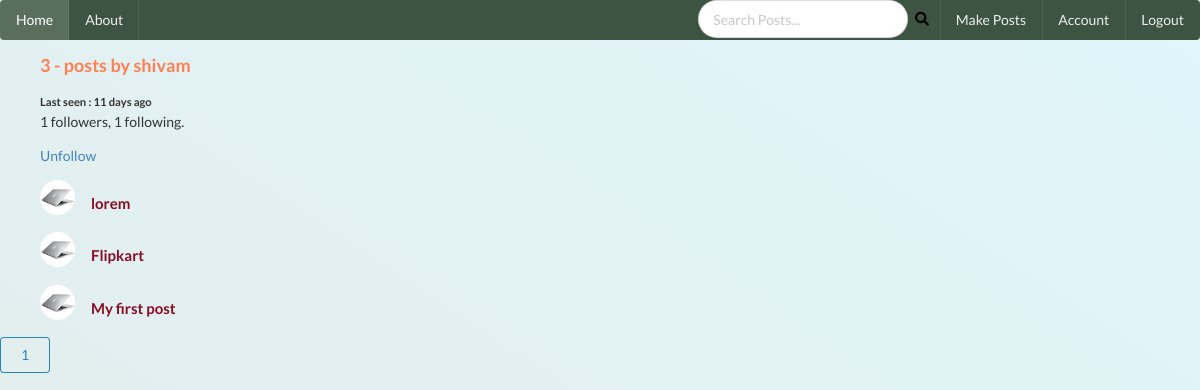
Page /user/shivam (signed in) on the earlier database version.
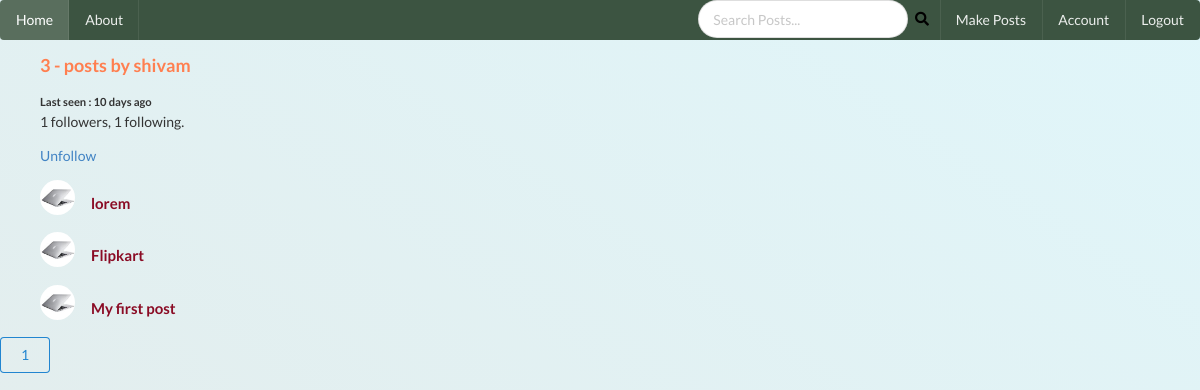
Same page on the later database version.
### social_media/models.py (models this page shows, shortened)
class User(db.Model, UserMixin):
    id = db.Column(db.Integer, primary_key = True)
    username = db.Column(db.String(20), nullable = False, unique = True)
    email = db.Column(db.String(50), nullable = False, unique = True)
    image_file =db.Column(db.String(20), nullable = False, default = 'default.jpg')
    password = db.Column(db.String(60), nullable = False)
    posts = db.relationship("Post", backref ='author', lazy = True,cascade="all,delete")
    last_seen = db.Column(db.DateTime, default = datetime.utcnow)
    followed = db.relationship(
        'User', secondary = followers,
        primaryjoin = (followers.c.follower_id == id),
        secondaryjoin = (followers.c.followed_id == id),
        backref = db.backref('followers', lazy ='dynamic'), lazy = 'dynamic')
    def is_following(self, user):
        return self.followed.filter(followers.c.followed_id == user.id). count()>0

class Post(db.Model):
    __searchable__=['content']
    id = db.Column(db.Integer, primary_key = True)
    title = db.Column(db.String(100),nullable=False)
    date_posted = db.Column(db.DateTime, nullable=False, default = datetime.utcnow)
    content = db.Column(db.Text, nullable = False)
    user_id = db.Column(db.Integer, db.ForeignKey('user.id'), nullable=False)
    comments = db.relationship('Comment', backref = 'article', lazy = True, cascade="all,delete")

### social_media/users/routes.py (the view)
@users.route('/user/<string:username>')
@login_required
def user_posts_info(username):
    page = request.args.get('page', 1, type= int)
    user = User.query.filter_by(username= username).first()
    if user is None:
        return render_template('errors/403.html'), 403
    posts = Post.query.filter_by(author = user).order_by(Post.date_posted.desc()).paginate(page = page, per_page=8)
    return render_template('user.html',posts = posts, user = user)

### social_media/models.py (called while the page is built)
@login_manager.user_loader
def load_user(user_id):
    return User.query.get(int(user_id))

### social_media/templates/user.html (shortened to what this page needs)
{% extends 'base.html' %}
{% block content %}
<ul>
<h3 style="color: coral;">{{ posts.total }} - posts by  {{ user.username }}</h3>
{% if current_user.username == user.username %}
<small><b>Last seen : active now</b></small>
{% else %}
<small><b>Last seen : {{ moment(user.last_seen).fromNow() }}</b></small>
{% endif %}
<p>{{ user.followers.count() }} followers, {{ user.followed.count() }} following.</p>
  {% if user == current_user %}
  <p><a href="{{ url_for('users.account') }}">Edit your profile</a></p>
  {% elif not current_user.is_following(user) %}
  <p>
  <a href="{{ url_for('users.follow', username = user.username) }}">Follow</a>
  </p>
 {% else %}
 <p>
  <a href="{{ url_for('users.unfollow', username = user.username) }}">Unfollow</a>
  </p>
   {% endif %}
</ul>
    {% for post in posts.items %}
    <ul style="border: 2px rgb(255, 255, 255);">
    <div class="ui feed">
    <div class="event">
        <div class="label">
          <img class="ui small circular image" src="{{ url_for('static', filename = 'profile/' + post.author.image_file) }}">
        </div>
        <div class="content">
          <div class="extra text">
            <h4><a  href="{{ url_for('posts.post', post_id = post.id) }}" style="color: rgb(138, 11, 36);">{{ post.title }}</a></h4>
      </ul>
    {% endfor %}
{% for page_num in posts.iter_pages(left_edge =1, right_edge=1, left_current =1,right_current =2) %}
{% if page_num %}
{% if posts.page == page_num %}
<a href="{{ url_for('users.user_posts_info', username = user.username, page = page_num) }}"><button class="ui blue basic button">
  {{ page_num }}
</button>
</a>
{% else %}
<a href="{{ url_for('users.user_posts_info', username = user.username, page = page_num) }}"><button class="ui green basic button">
  {{ page_num }}
</button>
</a>
{% endif %}
{% else %}
    ...
{% endif %}
{% endfor %}
{% endblock %}

### social_media/templates/base.html (shortened to what this page needs)
<!DOCTYPE html>
<html>
<head>
    <link rel="stylesheet" href="https://cdnjs.cloudflare.com/ajax/libs/semantic-ui/2.4.1/semantic.min.css" />
    <link rel="stylesheet" type="text/css" href="{{ url_for('static', filename='css/style.css') }}">
  </head>
<body>
        <div class="ui  inverted menu" style="background: #3c5441;">
        <a class="active item" href="{{ url_for('main.home')}}">
          Home
        </a>
        <a class="item" href="{{ url_for('main.about')}}">
          About
        </a>
        <div class="right menu">
<form method="GET">
          <div class="ui category search">
            <div class="ui icon input">
              <input class="prompt" type="search" placeholder="Search Posts..." name="q">
              <button type="submit" style="background: #3c5441; border: none;"><i class="search icon" ></i></button>
            </div>
          </div>
        </form>
          {% if current_user.is_authenticated %}
          <a class="item" href="{{ url_for('posts.new_post')}}">
            Make Posts
          </a>
          <a class="ui item" href="{{ url_for('users.account')}}">
            Account
          </a>
          <a class="ui item" href="{{ url_for('users.logout')}}">
            Logout
          </a>
          {% endif %}
        </div>
      </div>
    <div>
    {% block content %}
    {% endblock %}
    </div>
  </body>
</html>

### social_media/static/css/style.css (style rules this page uses)
body { background: linear-gradient(to right top, #e4ebea, #e0f6fa); color: #333333; }
h1, h2, h3, h4, h5, h6 { color: #444444; }

Differences in the rows shown:
changed User "shivam": last_seen "11 days ago" → "10 days ago"
